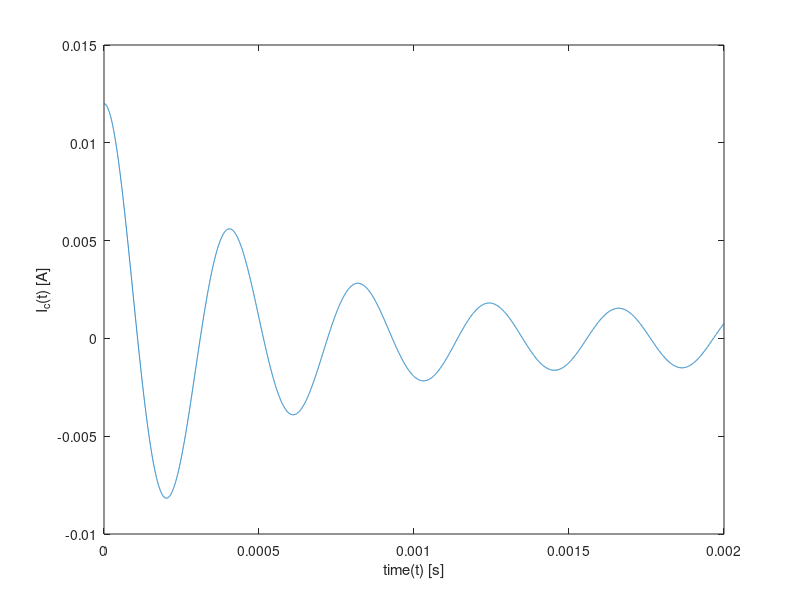

This figure's MATLAB source:
zeta = 1953.6;
omega = 15893.6;
t= 0:0.0000002:0.0020;
A = 0.012;% coefficient C1 
B = 0.00147;%coefficient C2
y = exp(-zeta*t)*A.*cos(omega*t)+ B.*sin(omega*t);% General Solution for under damped Response 
plot(t,y);
xlabel("time(t) [s]");
ylabel("I_c(t) [A]");